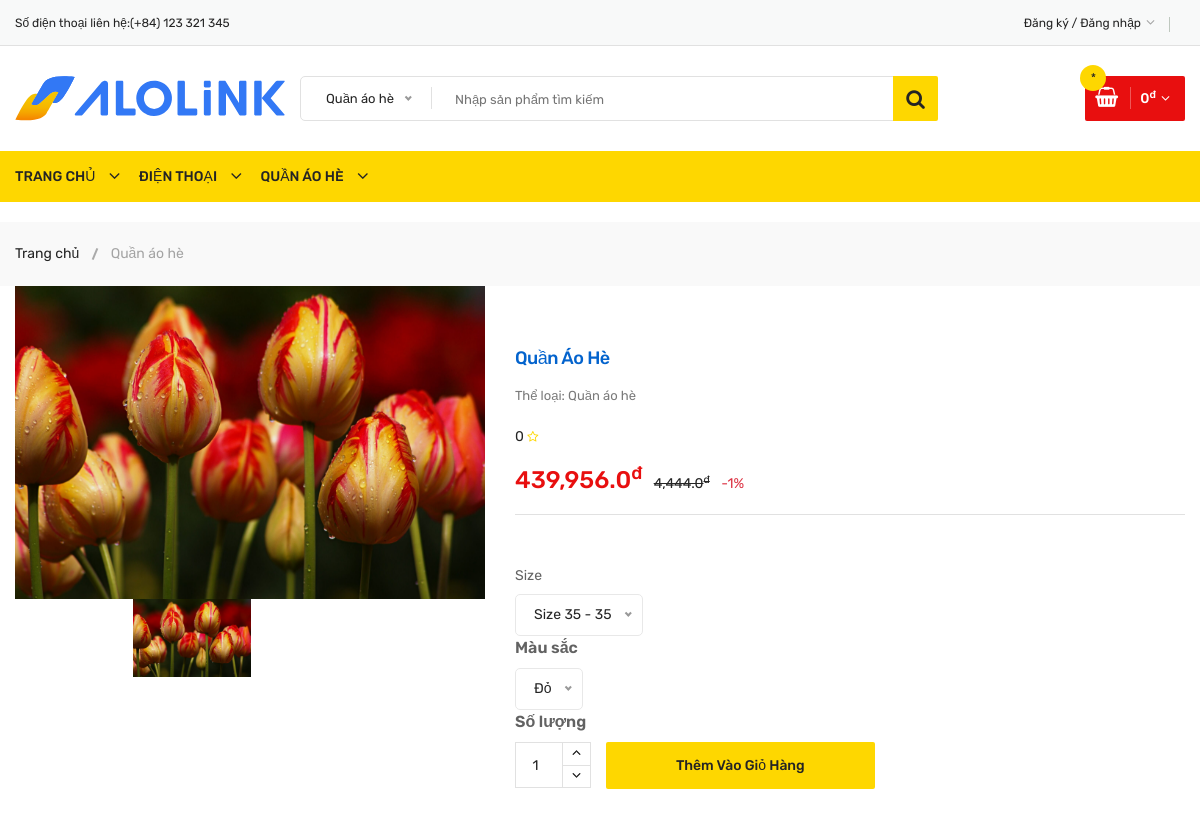
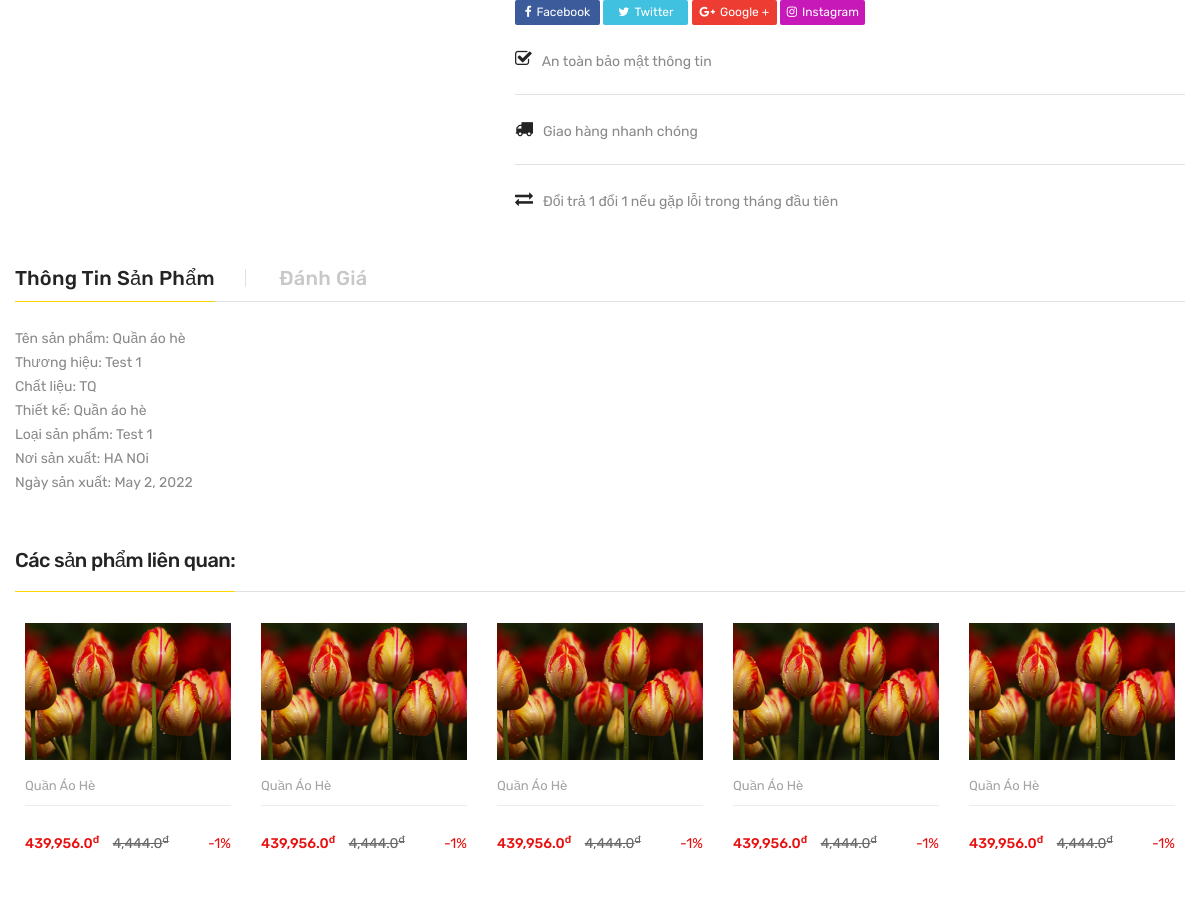
/clothes/clothes-details/1 (upper part), run on an earlier commit of the app's database (2 pictures, top to bottom).
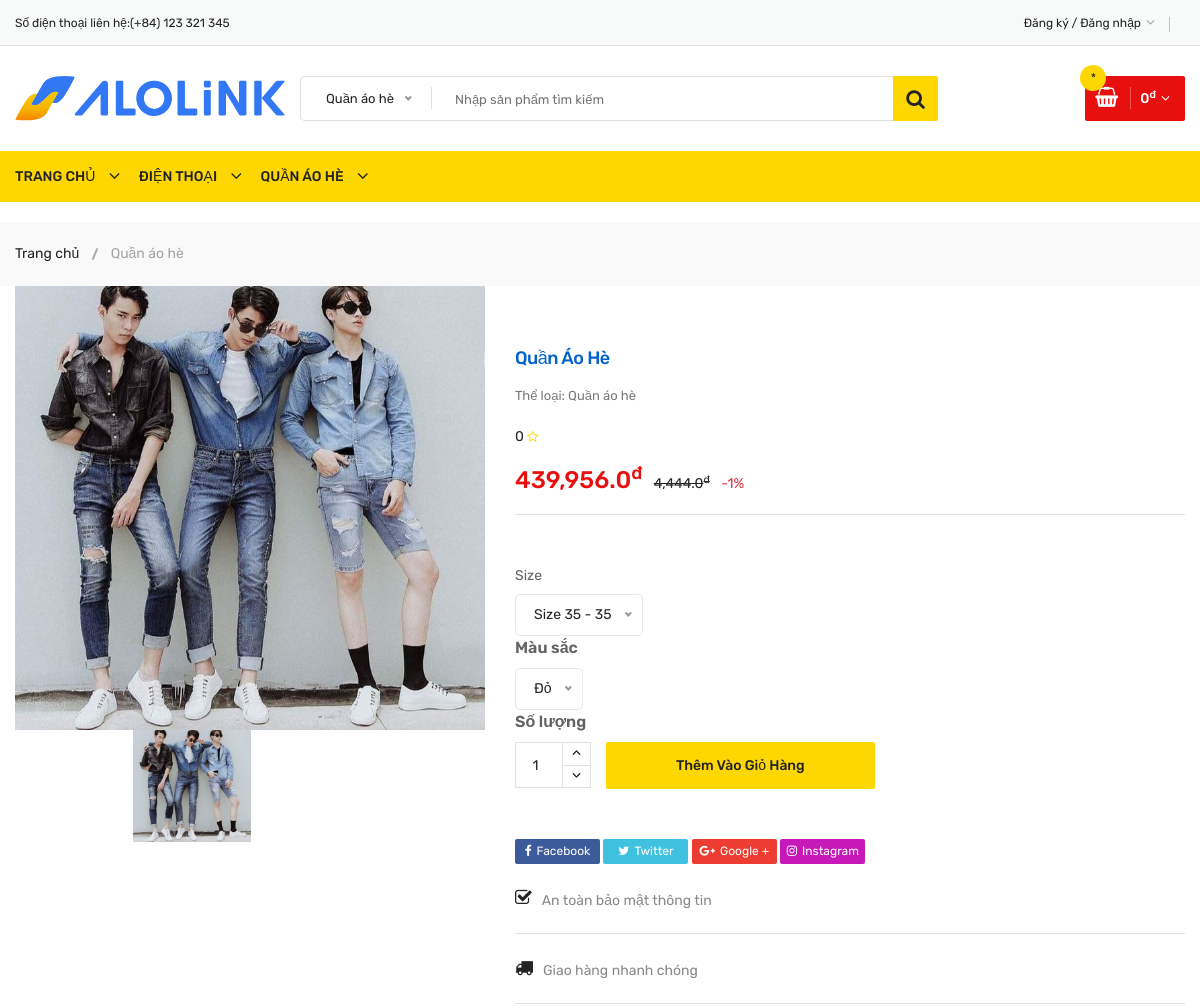
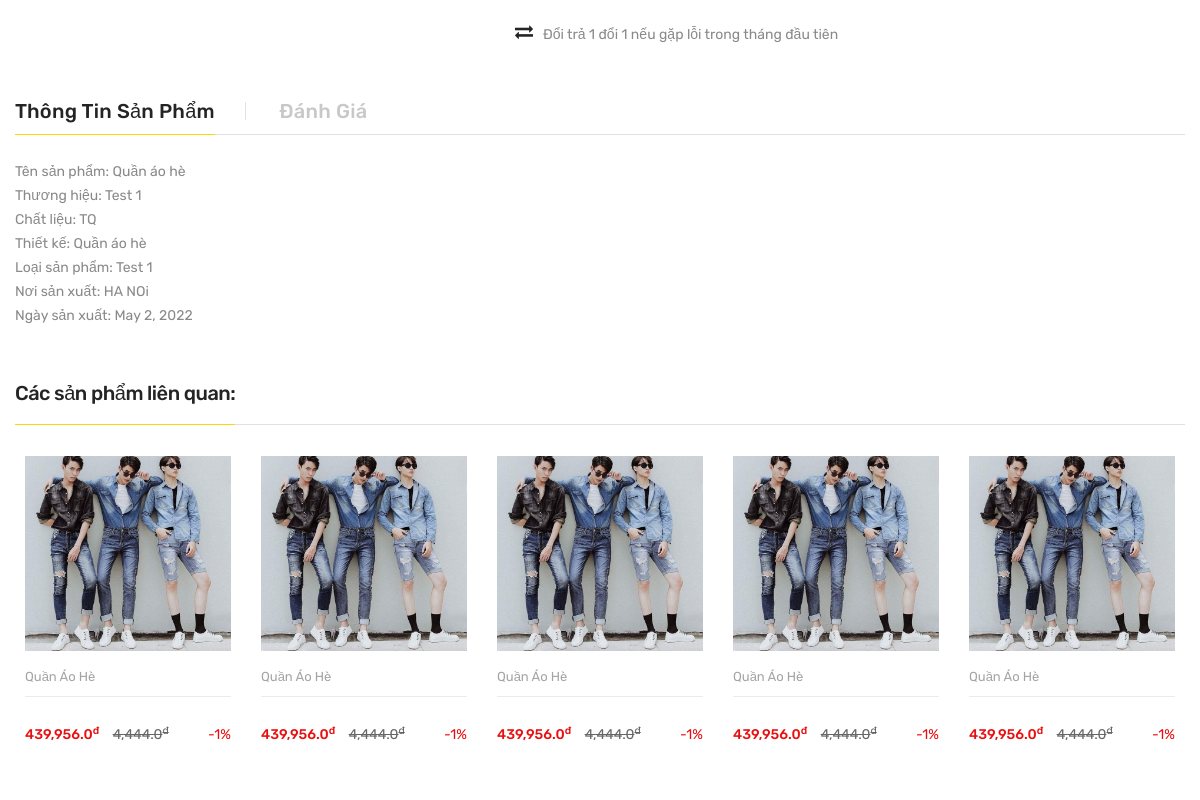
And on a later commit of the database (2 pictures, top to bottom).
### models/models.py (models this page shows, shortened)
class ImageClothes(models.Model):
    image = models.ImageField(blank=True, upload_to='clothes_img')
    clothes = models.ForeignKey(Clothes, on_delete=models.CASCADE)
    def imageUrl(self):
        if self.image:
            return self.image.url
        else:
            return ""

class ClothesItem(models.Model):
    name = models.CharField(blank=True, max_length=200)
    image = models.ImageField(blank=True, upload_to='clothes_item_img')
    barcode = models.CharField(blank=True, max_length=200)
    description = models.TextField(blank=True)
    price = models.FloatField()
    discount = models.IntegerField()
    quantity = models.IntegerField()
    category = models.ForeignKey(Category, on_delete=models.CASCADE)
    clothes = models.ForeignKey(Clothes, on_delete=models.CASCADE)
    def imageUrl(self):
        if self.image:
            return self.image.url
        else:
            return ""
    def new_price(self):
        return self.price * ((100 - self.discount) % 100);

class Category(models.Model):
    name = models.CharField(blank=True, max_length=200)
    code = models.CharField(max_length=20, choices=CODE_CATEGORY)
    details = models.CharField(blank=True, max_length=200)
    status = models.CharField(max_length=20, choices=STATUS)

### ClothesApp/views.py (the view)
# urls.py: path('clothes/clothes-details/<int:id>', clothes_details, name='clothes_details'),
def clothes_details(request, id):
    clothesItem = ClothesItem.objects.get(id=id)
    clothes = Clothes.objects.get(id=clothesItem.clothes_id)
    imageClothes = ImageClothes.objects.filter(clothes_id=clothes.id)
    colorClothes = ColorClothes.objects.filter(clothes_id=clothes.id)
    sizeClothes = SizeClothes.objects.filter(clothes_id=clothes.id)
    randomProduct = ClothesItem.objects.all().order_by('?')[:15]
    feedbacks = Feedback.objects.filter(clothesItem_id=clothesItem.id, status='True')
    total_rate = 0;
    for feedback in feedbacks:
        total_rate += feedback.rate
    if(len(feedbacks) > 0):
        total_rate = round(total_rate/len(feedbacks), 2)
    context = {
        'clothesItem': clothesItem,
        'clothes': clothes,
        'imageClothes': imageClothes,
        'colorClothes': colorClothes,
        'sizeClothes': sizeClothes,
        'randomProduct': randomProduct,
        'feedbacks': feedbacks,
        'total_rate': total_rate
    }
    return render(request, 'clothes-details.html', context)

### GeneralApp/templatetags/custom_category_tags.py (called while the page is built)
@register.simple_tag
def category_get_all():
    categories = Category.objects.filter(status='True')
    return categories;

@register.simple_tag
def category_get_limit():
    categories = Category.objects.filter(status='True').order_by('?')[:6]
    return categories;

### GeneralApp/templates/clothes-details.html (shortened to what the changed rows need)
{% extends 'common/index.html' %}
{% load static %}
{% load humanize %}
{% load django_template_maths %}
{% load custom_cart_tags %}
{% block content %}
            <div class="breadcrumb-area">
                <div class="container">
                    <div class="breadcrumb-content">
                        <ul>
                            <li><a href="{% url 'general_home' %}">Trang chủ</a></li>
                            <li class="active">
                                {% if clothesItem %}
                                    {{ clothesItem.name }}
                                {% endif %}
                            </li>
                        </ul>
                    </div>
                </div>
            </div>
            <div class="content-wraper">
                <div class="container">
                    <div class="row single-product-area">
                        <div class="col-lg-5 col-md-6">
                            <div class="product-details-left">
                                <div class="product-details-images slider-navigation-1">
                                    {% for v in imageClothes %}
                                        <div class="lg-image">
                                            <a class="popup-img venobox vbox-item" href="{{ v.imageUrl }}" data-gall="myGallery">
                                                <img src="{{ v.imageUrl }}" alt="clothes">
                                            </a>
                                        </div>
                                    {% endfor %}
                                </div>
                                <div class="product-details-thumbs slider-thumbs-1">
                                    {% if clothesItem %}
                                        {% for v in imageClothes %}
                                            <div class="sm-image"><img src="{{ v.imageUrl }}" alt="clothes"></div>
                                        {% endfor %}
                                    {% endif %}
                                </div>
                            </div>
                        </div>
                        <div class="col-lg-7 col-md-6">
                            <div class="product-details-view-content pt-60">
                                <div class="product-info">
                                    <h2>{{ clothesItem.name }}</h2>
                                    <span class="product-details-ref">Thể loại: {{ clothesItem.category.name }}</span>
                                    <div class="rating-box pt-20">
                                        <ul class="rating rating-with-review-item">
                                        </ul>
                                    </div>
                                    <div class="price-box pt-20">
                                        <span class="new-price new-price-2 mr-2">{{ clothesItem.new_price|intcomma }}<sup>đ</sup></span>
                                        <span class="old-price mr-2"><del>{{ clothesItem.price|intcomma }}<sup>đ</sup></del></span>
                                        <span class="discount-percentage text-danger">-{{ clothesItem.discount }}%</span>
                                    </div>
                                    <div class="product-desc">
                                    </div>
                                    <form action="{% url 'clothes_add_now_cart' id=clothesItem.id %}" method="POST" class="cart-quantity">
                                        <div class="product-variants">
                                        </div>
                                        <div class="single-add-to-cart">
                                        </div>
                                        <div class="single-add-to-cart">
                                        </div>
                                    </form>
                                    <div class="product-additional-info pt-25">
                                        <div class="product-social-sharing pt-25">
                                        </div>
                                    </div>
                                    <div class="block-reassurance">
                                        <ul>
                                        </ul>
                                    </div>
                                </div>
                            </div>
                        </div>
                    </div>
                </div>
            </div>
            <section class="product-area li-laptop-product pt-30 pb-50">
                <div class="container">
                    <div class="row">
                        <div class="col-lg-12">
                            <div class="li-section-title">
                                <h2>
                                    <span>Các sản phẩm liên quan:</span>
                                </h2>
                            </div>
                            <div class="row">
                                <div class="product-active owl-carousel">
                                    {% for v in randomProduct %}
                                        <div class="col-lg-12">
                                            <div class="single-product-wrap">
                                                <div class="product-image">
                                                    <a href="{% url 'clothes_details' id=v.id %}">
                                                        <img src="{{ v.imageUrl }}" alt="{{ v.name }}">
                                                    </a>
                                                </div>
                                                <div class="product_desc">
                                                    <div class="product_desc_info">
                                                        <div class="product-review">
                                                            <h5 class="manufacturer">
                                                                <a href="{% url 'clothes_details' id=v.id %}">
                                                                    {{ v.name }}
                                                                </a>
                                                            </h5>
                                                        </div>
                                                        <h4>
                                                        </h4>
                                                        <div class="price-box">
                                                            <span class="new-price new-price-2">{{ v.new_price|intcomma }}<sup>đ</sup></span>
                                                            <span class="old-price">{{ v.price|intcomma }}<sup>đ</sup></span>
                                                            <span class="discount-percentage">-{{ v.discount }}%</span>
                                                        </div>
                                                    </div>
                                                </div>
                                            </div>
                                        </div>
                                        {% endfor %}
                                </div>
                            </div>
                        </div>
                    </div>
                </div>
            </section>
{% endblock content %}

What changed in the data, as far as the page shows it:
changed ClothesItem "Quần Áo Hè": imageUrl: a different picture
changed ImageClothes: imageUrl: a different picture
